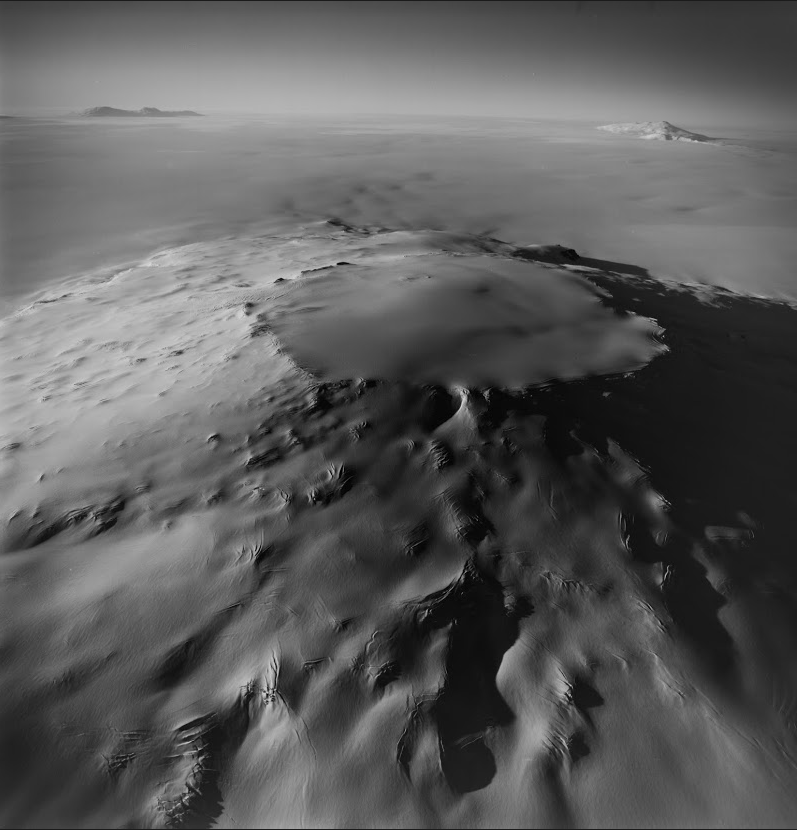
#> input picture original.tif, 797 x 830 px
$ python adaptive_cont.py original.tif
#> lines starting #> are read from the running program, lines starting #| are printed output that depends on the picture
import numpy as np
import cv2
from multiprocessing import Process
import argparse

def adap_contr(img1):
    img = cv2.imread(img1,0)
    #img2 =cv2.imread('pylon5/mc3bggp/aymen/Penguin_colonies_2000Pix/BEAU/Satellite/WV02_20111225130502_103001001071A100_11DEC25130502-M1BS-052888272030_01_P001_u08rf3031.tif',0)
    clahe = cv2.createCLAHE(clipLimit=2.0, tileGridSize=(8,8))
    cl1 = clahe.apply(img)
    cv2.imwrite('adaptive_contrast2.tif',cl1)
processes = []

for m in range(1,1):
   n = m + 1
   p = Process(target=adap_contr, args=(m, n))
   p.start()
   processes.append(p)

for p in processes:
    p.join()


if __name__== "__main__":
     parser = argparse.ArgumentParser()
     parser.add_argument('img', help='IMAGE')
     args = parser.parse_args()
     adap_contr(args.img)
#> in adap_contr, img is the input picture: shape (830, 797); min 0, max 217, mean 91.2
#> in adap_contr, `cl1 = clahe.apply(img)`:
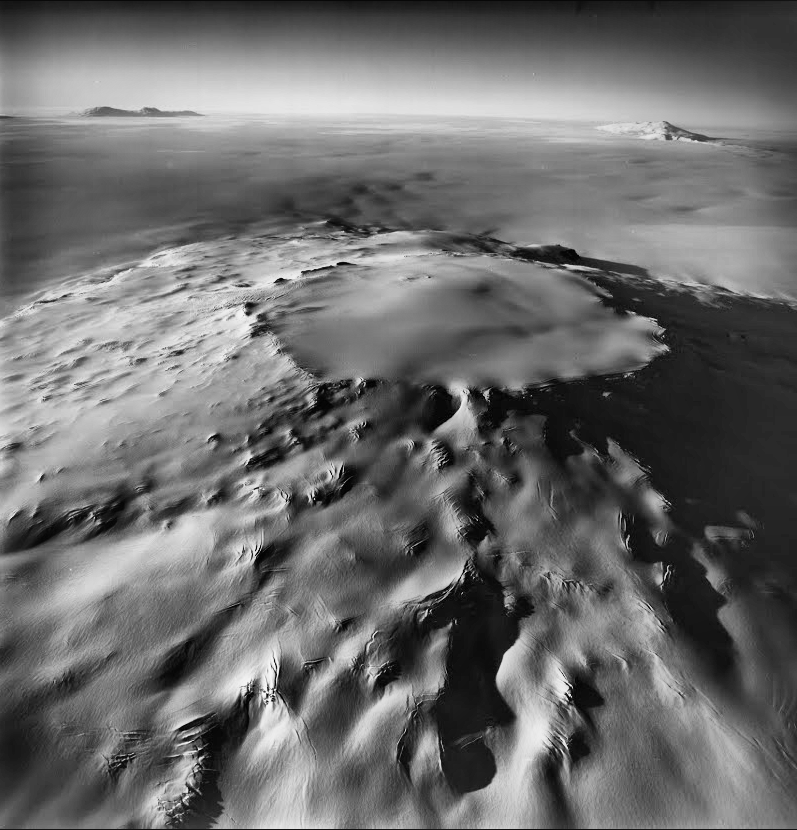
#> cl1: shape (830, 797); min 0, max 248, mean 108

# [8 lines of commented-out code are left out]
